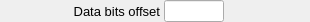
    <widget class="PyDMFrame" name="composite_14">
      <property name="geometry">
        <rect>
          <x>470</x>
          <y>502</y>
          <width>310</width>
          <height>22</height>
        </rect>
      </property>
      <widget class="QLabel" name="text_28">
        <property name="geometry">
          <rect>
            <x>0</x>
            <y>1</y>
            <width>160</width>
            <height>20</height>
          </rect>
        </property>
        <property name="text">
          <string>Data bits offset</string>
        </property>
        <property name="font" stdset="0">
          <font>
            <pointsize>10</pointsize>
          </font>
        </property>
        <property name="brush" stdset="0">
          <brush brushstyle="SolidPattern">
            <color alpha="255">
              <red>0</red>
              <green>0</green>
              <blue>0</blue>
            </color>
          </brush>
        </property>
        <property name="toolTip">
          <string>text_28</string>
        </property>
        <property name="alignment">
          <set>Qt::AlignRight|Qt::AlignTrailing|Qt::AlignVCenter</set>
        </property>
        <property name="styleSheet">
          <string notr="true">QLabel#text_28 {
  color: rgb(0, 0, 0);
  }</string>
        </property>
      </widget>
      <widget class="PyDMLineEdit" name="text_entry_10">
        <property name="geometry">
          <rect>
            <x>164</x>
            <y>0</y>
            <width>60</width>
            <height>22</height>
          </rect>
        </property>
        <property name="channel" stdset="0">
          <string>ca://${prefix}DataBitsOffset</string>
        </property>
        <property name="toolTip">
          <string>${prefix}DataBitsOffset</string>
        </property>
        <property name="font" stdset="0">
          <font>
            <pointsize>10</pointsize>
          </font>
        </property>
        <property name="styleSheet">
          <string notr="true">PyDMLineEdit#text_entry_10 {
  color: rgb(0, 0, 0);
  background-color: rgb(115, 223, 255);
  border: 1px solid black;
  margin: 0px;
  padding: 0px;
  spacing: 0px;
  }</string>
        </property>
      </widget>
      <widget class="PyDMLabel" name="text_update_26">
        <property name="geometry">
          <rect>
            <x>230</x>
            <y>2</y>
            <width>80</width>
            <height>18</height>
          </rect>
        </property>
        <property name="toolTip">
          <string>PV: ${prefix}DataBitsOffset_RBV</string>
        </property>
        <property name="channel" stdset="0">
          <string>ca://${prefix}DataBitsOffset_RBV</string>
        </property>
        <property name="font" stdset="0">
          <font>
            <pointsize>10</pointsize>
          </font>
        </property>
        <property name="alignment">
          <set>Qt::AlignLeading|Qt::AlignLeft|Qt::AlignVCenter</set>
        </property>
        <property name="textInteractionFlags">
          <set>Qt::TextSelectableByKeyboard|Qt::TextSelectableByMouse</set>
        </property>
        <property name="styleSheet">
          <string notr="true">PyDMLabel#text_update_26 {
  color: rgb(10, 0, 184);
  background-color: rgb(187, 187, 187);
  }</string>
        </property>
      </widget>
    </widget>
